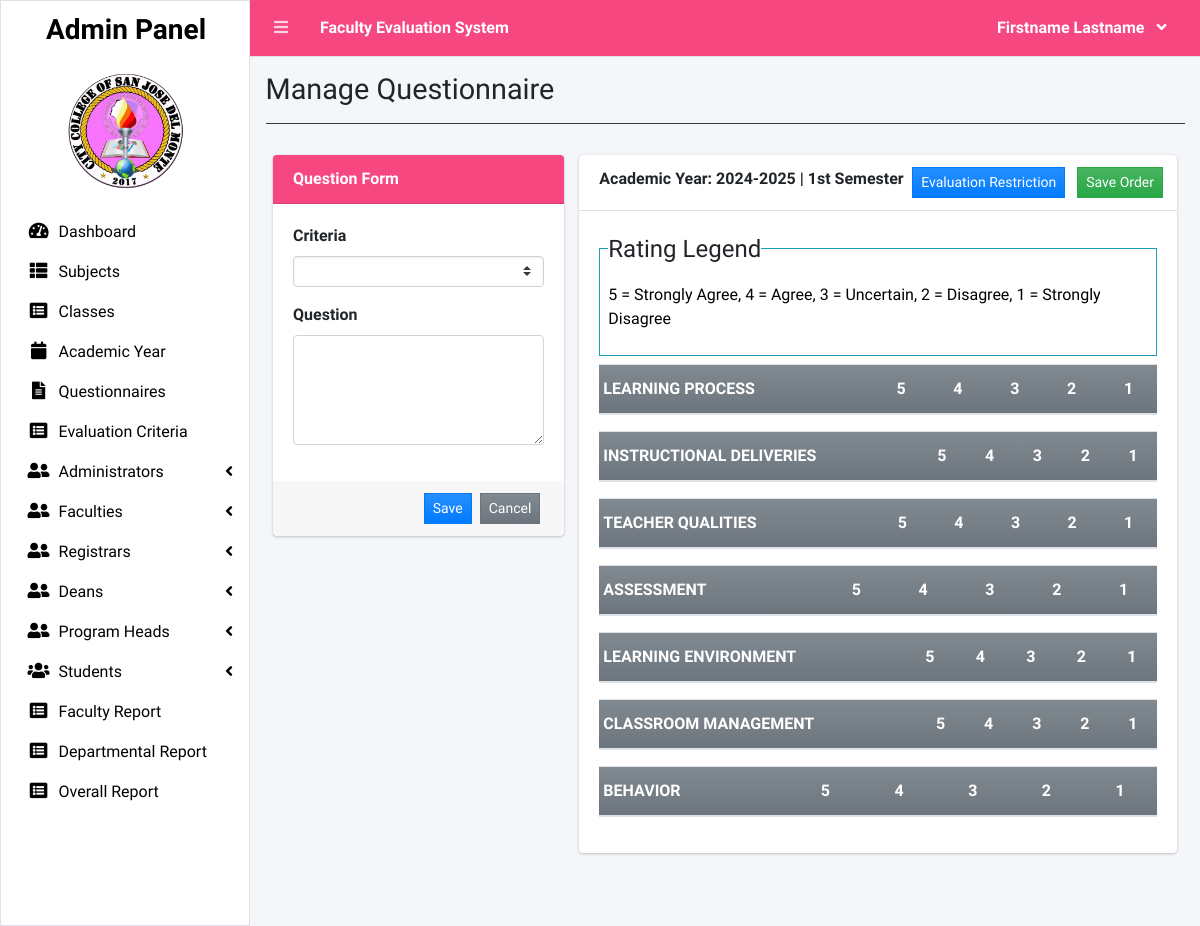
Page /index.php?page=manage_questionnaire&id=5 (signed in) on the committed database.
### tables this page shows
CREATE TABLE `criteria_list` (
  `id` int(30) NOT NULL,
  `criteria` text NOT NULL,
  `order_by` int(30) NOT NULL
);

### admin/manage_questionnaire.php (the view, shortened to what this page needs)
<?php
include 'db_connect.php';
function ordinal_suffix($num)
{
	$num = $num % 100;
	if ($num < 11 || $num > 13) {
		switch ($num % 10) {
			case 1:
				return $num . 'st';
		}
	}
	return $num . 'th';
}
?>
<div class="container-fluid">
	<div class="row">
		<div class="col-md-4">
			<div class="card card-info card-primary">
				<div class="card-header" style="background-color: #f74780;">
					<b>Question Form</b>
				</div>
				<div class="card-body">
					<form action="" id="manage-question">
						<div class="form-group">
							<label for="">Criteria</label>
							<select name="criteria_id" id="criteria_id" class="custom-select custom-select-sm select2">
								<option value=""></option>
								<?php
								$criteria = $conn->query("SELECT * FROM criteria_list order by abs(order_by) asc ");
								while ($row = $criteria->fetch_assoc()) :
								?>
									<option value="<?php echo $row['id'] ?>"><?php echo $row['criteria'] ?></option>
								<?php endwhile; ?>
							</select>
						</div>
						<div class="form-group">
							<label for="">Question</label>
							<textarea name="question" id="question" cols="30" rows="4" class="form-control" required=""><?php echo isset($question) ? $question : '' ?></textarea>
						</div>
					</form>
				</div>
				<div class="card-footer">
					<div class="d-flex justify-content-end w-100">
						<button class="btn btn-sm btn-primary btn-flat bg-gradient-primary mx-1" form="manage-question">Save</button>
						<button class="btn btn-sm btn-flat btn-secondary bg-gradient-secondary mx-1" form="manage-question" type="reset">Cancel</button>
					</div>
				</div>
			</div>
		</div>
		<div class="col-md-8">
			<div class="card card-outline card-info" style="border-top: #f74780;">
				<div class="card-header">
					<b>Academic Year: <?php echo $year . ' ' . ' | ' . (ordinal_suffix($semester)) ?> Semester</b>
					<div class="card-tools">
						<button class="btn btn-sm btn-flat btn-primary bg-gradient-primary mx-1" id="eval_restrict" type="button">Evaluation Restriction</button>
						<button class="btn btn-sm btn-flat btn-success bg-gradient-success mx-1" form="order-question">Save Order</button>
					</div>
				</div>
				<div class="card-body">
					<fieldset class="border border-info p-2 w-100">
						<legend class="w-auto">Rating Legend</legend>
						<p>5 = Strongly Agree, 4 = Agree, 3 = Uncertain, 2 = Disagree, 1 = Strongly Disagree</p>
					</fieldset>
					<form id="order-question">
						<?php
						$criteria = $conn->query("SELECT * FROM criteria_list order by abs(order_by) asc ");
						while ($crow = $criteria->fetch_assoc()) :
						?>
							<table class="table table-condensed">
								<thead>
									<tr class="bg-gradient-secondary">
										<th colspan="2" class=" p-1" style="vertical-align: middle;"><b><?php echo $crow['criteria'] ?></b></th>
										<th class="text-center">5</th>
										<th class="text-center">4</th>
										<th class="text-center">3</th>
										<th class="text-center">2</th>
										<th class="text-center">1</th>
									</tr>
								</thead>
							</table>
						<?php endwhile; ?>
					</form>
				</div>
			</div>
		</div>
	</div>
</div>

### admin/sidebar.php (style rules this page uses)
p { color: black; font-weight: 1px; }

### rows in the picture
criteria_list: criteria "LEARNING PROCESS"
criteria_list: criteria "INSTRUCTIONAL DELIVERIES"
criteria_list: criteria "TEACHER QUALITIES"
criteria_list: criteria "ASSESSMENT"
criteria_list: criteria "LEARNING ENVIRONMENT"
criteria_list: criteria "CLASSROOM MANAGEMENT"
criteria_list: criteria "BEHAVIOR"

### other values in the picture
$_SESSION['system']['name'] "Faculty Evaluation System"
$_SESSION['login_firstname'] "Firstname"
$_SESSION['login_lastname'] "Lastname"
$title "Manage Questionnaire"
$year "2024-2025"
ordinal_suffix($semester) "1st"
